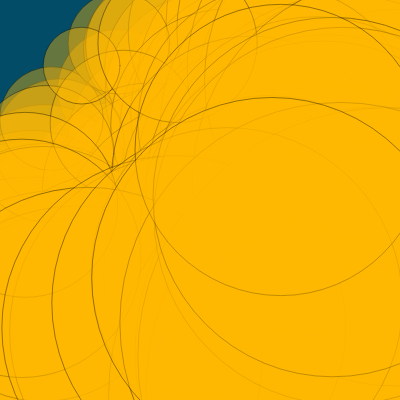
Frame 1 (no input)
Frame 60 (no input): identical to frame 1, image omitted
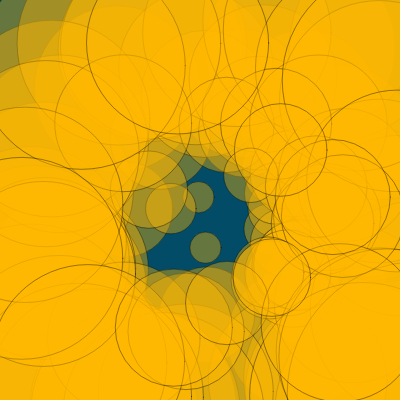
Frame 120 (the mouse pressed at the canvas centre since frame 60)

The p5.js sketch that drew these frames (run headless with seeded random() and noise() and a simulated clock; from frame 60 on, the mouse is pressed at the canvas centre):

// p5.js sketch
// ── sketch.js
///* // ball object stap 2

balls = [];

function setup() {
    createCanvas(400, 400);
    for (var i = 0; i < 100; i++) {
        balls.push(new Ball(random(width), random(height)));
    }
}

function draw() {
    background(2, 76, 104);
    translate(20, 20);
    for (var i = 0; i < balls.length; i++) {
        var w = balls[i];
        w.draw();
    }
}


var Ball = function (xx, yy) {
    this.x = xx;
    this.y = yy;

};

Ball.prototype.draw = function () {
    fill(255, 180);
    var d = dist(mouseX, mouseY, this.x, this.y);
    fill(255, 183, 0, 100);
    stroke(0, 100);
    ellipse(this.x, this.y, d, d);

};

//*/
